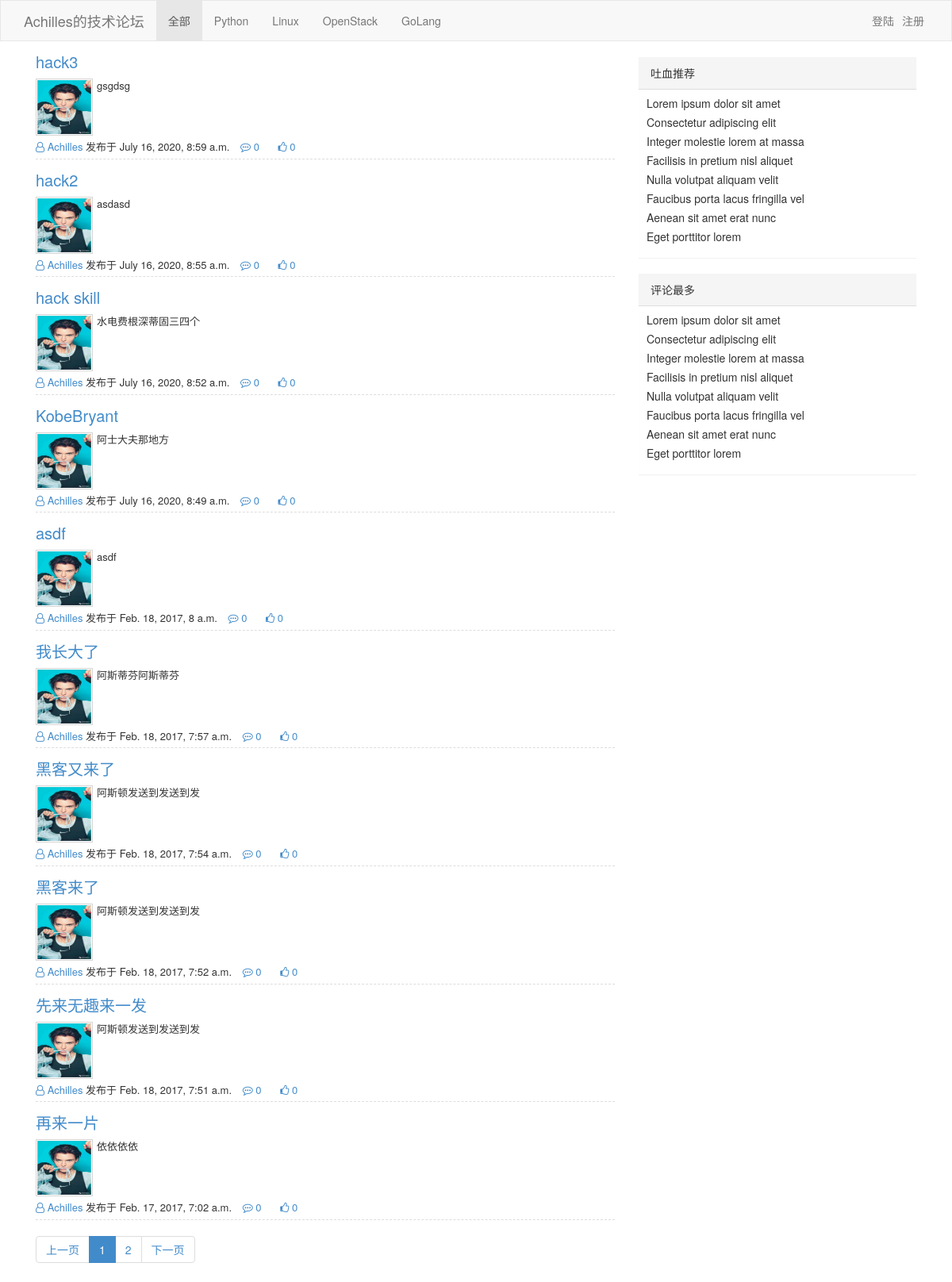
The page / on the database its author committed.
### repository/models.py (models this page shows)
class Article(models.Model):
    nid = models.BigAutoField(primary_key=True)
    title = models.CharField(verbose_name='文章标题', max_length=128)
    summary = models.CharField(verbose_name='文章简介', max_length=255)
    read_count = models.IntegerField(default=0)
    comment_count = models.IntegerField(default=0)
    up_count = models.IntegerField(default=0)  #点赞个数
    down_count = models.IntegerField(default=0)  # 踩的个数
    create_time = models.DateTimeField(verbose_name='创建时间', auto_now_add=True)
    blog = models.ForeignKey(verbose_name='所属博客', on_delete=models.CASCADE, to='Blog', to_field='nid')
    category = models.ForeignKey(verbose_name='文章类型', on_delete=models.CASCADE, to='Category', to_field='nid', null=True)
    type_choices = [
        (1, "Python"),
        (2, "Linux"),
        (3, "OpenStack"),
        (4, "GoLang"),
    ]
    article_type_id = models.IntegerField(choices=type_choices, default=None)
    tags = models.ManyToManyField(
        to="Tag",
        through='Article2Tag',
        through_fields=('article', 'tag'),
    )

class Blog(models.Model):
    nid = models.BigAutoField(primary_key=True)
    title = models.CharField(verbose_name='个人博客标题', max_length=64)
    site = models.CharField(verbose_name='个人博客前缀', max_length=32, unique=True)
    theme = models.CharField(verbose_name='博客主题', max_length=32)
    user = models.OneToOneField(to='UserInfo', on_delete=models.CASCADE, to_field='nid')

class UserInfo(models.Model):
    nid = models.BigAutoField(primary_key=True)
    username = models.CharField(verbose_name='用户名', max_length=32, unique=True)
    password = models.CharField(verbose_name='密码', max_length=64)
    nickname = models.CharField(verbose_name='昵称', max_length=32)
    email = models.EmailField(verbose_name='邮箱', unique=True)
    avatar = models.ImageField(verbose_name='头像')
    create_time = models.DateTimeField(verbose_name='创建时间', auto_now_add=True)
    fans = models.ManyToManyField(verbose_name='粉丝们',
                                  to='UserInfo',
                                  through='UserFans',
                                  related_name='f',
                                  through_fields=('user', 'follower'))

### web/views/home.py (the view)
# urls.py: url(r'^all/(?P<article_type_id>\d+).html$', home.index, name='index'),
def index(request, *args, **kwargs):
    article_type_list = models.Article.type_choices
    if kwargs:
        article_type_id = int(kwargs['article_type_id'])
        base_url = reverse('index',kwargs=kwargs)
    else:
        article_type_id = None
        base_url = '/'
    data_count = article_list = models.Article.objects.filter(**kwargs).count()
    page_obj = Pagination(request.GET.get('p'),data_count)
    article_list = models.Article.objects.filter(**kwargs).order_by('-nid')[page_obj.start:page_obj.end]
    page_str = page_obj.page_str(base_url)
    return render(
        request,
        'index.html',
        {
            'article_list': article_list,
            'article_type_id': article_type_id,
            'article_type_list': article_type_list,
            'page_str': page_str,
        }
    )

### utils/pagination.py (called while the page is built)
    @property
    def start(self):
        return (self.current_page - 1) * self.per_page_count

    @property
    def end(self):
        return self.current_page * self.per_page_count

    @property
    def total_count(self):
        v, y = divmod(self.data_count, self.per_page_count)
        if y:
            v += 1
        return v

### templates/index.html (shortened to what this page needs)
<!DOCTYPE html>
<html>
<head lang="en">
    <link rel="stylesheet" href="/static/plugins/bootstrap/css/bootstrap.css"/>
    <link rel="stylesheet" href="/static/plugins/font-awesome/css/font-awesome.css"/>
    <link rel="stylesheet" href="/static/css/edmure.css"/>
    <link rel="stylesheet" href="/static/css/commons.css"/>
    <link rel="stylesheet" href="/static/css/row-avatar.css"/>
</head>
<body>
{% include 'include/header.html' %}
<div class="container">
    <div>
        <div class="col-md-8">
            <div class="article-list">
                {% for row in article_list %}
                    <div class="article-item clearfix">
                        <h3><a href="#">{{ row.title }}</a></h3>
                        <div class="clearfix">
                            <a class="avatar left" href="/backend/index.html">
                                <img src="/static/imgs/avatar/sport.jpg">
                            </a>
                            {{ row.summary }}
                        </div>
                        <div class="footers">
                            <a href="#">
                                <i class="fa fa-user-o" aria-hidden="true"></i>
                                <span>{{ row.blog.user.nickname }}</span>
                            </a>
                            <span>发布于 {{ row.create_time }}</span>
                            <a href="#" class="ele">
                                <i class="fa fa-commenting-o" aria-hidden="true"></i>
                                <span>{{ row.comment_count }}</span>
                            </a>
                            <a href="#" class="ele">
                                <i class="fa fa-thumbs-o-up" aria-hidden="true"></i>
                                <span>{{ row.up_count }}</span>
                            </a>
                        </div>
                    </div>
                {% endfor %}
            </div>
            <div class="clearfix">
                <ul class="pagination">
                    {{ page_str }}
                </ul>
            </div>
        </div>
        <div class="col-md-4">
            <div class="panel panel-default hot-recommend">
                <div class="panel-heading">吐血推荐</div>
                <div class="panel-body">
                    <ul class="list-unstyled">
                        <li>Lorem ipsum dolor sit amet</li>
                        <li>Consectetur adipiscing elit</li>
                        <li>Integer molestie lorem at massa</li>
                        <li>Facilisis in pretium nisl aliquet</li>
                        <li>Nulla volutpat aliquam velit
                        </li>
                        <li>Faucibus porta lacus fringilla vel</li>
                        <li>Aenean sit amet erat nunc</li>
                        <li>Eget porttitor lorem</li>
                    </ul>
                </div>
            </div>
            <div class="panel panel-default hot-comment">
                <div class="panel-heading">评论最多</div>
                <div class="panel-body">
                    <ul class="list-unstyled">
                        <li>Lorem ipsum dolor sit amet</li>
                        <li>Consectetur adipiscing elit</li>
                        <li>Integer molestie lorem at massa</li>
                        <li>Facilisis in pretium nisl aliquet</li>
                        <li>Nulla volutpat aliquam velit
                        </li>
                        <li>Faucibus porta lacus fringilla vel</li>
                        <li>Aenean sit amet erat nunc</li>
                        <li>Eget porttitor lorem</li>
                    </ul>
                </div>
            </div>
        </div>
    </div>
</div>
</body>
</html>

### templates/include/header.html (shortened to what this page needs)
<nav class="navbar navbar-default" role="navigation">
    <div class="container">
        <div class="navbar-header">
            <a class="navbar-brand" href="#">Achilles的技术论坛</a>
        </div>
        <div class="collapse navbar-collapse" id="bs-example-navbar-collapse-1">
            <ul class="nav navbar-nav">
                {% if not article_type_id %}
                    <li class="active"><a href="/">全部</a></li>
                    {% else %}
                    <li><a href="/">全部</a></li>
                {% endif %}
                {% for item in article_type_list %}
                    {% if item.0 == article_type_id %}
                        <li class="active"><a href="/all/{{ item.0 }}.html">{{ item.1 }}</a></li>
                    {% else %}
                        <li><a href="/all/{{ item.0 }}.html">{{ item.1 }}</a></li>
                    {% endif %}
                {% endfor %}
            </ul>
            <ul class="nav navbar-nav navbar-right ">
                {% if request.session.user_info %}
                    <li>
                        <a href="/backend/index.html">{{ request.session.user_info.nickname }}</a>
                    </li>
                    {% if  request.session.user_info.blog__site %}
                        <li><a style="padding-left: 0;padding-right: 0;">·</a></li>
                        <li>
                            <a href="/{{ request.session.user_info.blog__site }}.html">我的博客</a>
                        </li>
                    {% endif %}
                    <li><a style="padding-left: 0;padding-right: 0;">·</a></li>
                    <li><a href="/backend/index.html">管理</a></li>
                    <li><a style="padding-left: 0;padding-right: 0;">|</a></li>
                    <li><a href="/logout.html">退出</a></li>
                {% else %}
                    <li><a href="/login.html">登陆</a></li>
                    <li><a href="/register.html">注册</a></li>
                {% endif %}
            </ul>
        </div>
    </div>
</nav>

### static/css/edmure.css (style rules this page uses)
.navbar { border-radius: 0; margin-bottom: 0; }
@media (min-width: 768px) { .container { width: 750px; } }
@media (min-width: 992px) { .container { width: 970px; } }
@media (min-width: 1200px) { .container { width: 1170px; } }
.hot-recommend, .hot-comment { border-radius: 0; border: 0; margin-top: 20px; }
.hot-recommend .panel-heading, .hot-comment .panel-heading { border-radius: 0; }
.hot-recommend .panel-body, .hot-comment .panel-body { padding: 5px 10px; }
.hot-recommend li, .hot-comment li { padding: 2px 0; }
.navbar-right li a { padding-left: 5px; padding-right: 5px; }

### static/css/commons.css (style rules this page uses)
img { border: 0; }
.left { float: left; }

### static/css/row-avatar.css (style rules this page uses)
.article-item { font-size: 13px; border-bottom: 1px dashed #dddddd; padding: 5px 0; }
.article-item h3 { margin-top: 10px; font-size: 20px; }
.article-item .avatar { border: 1px solid #d5d5d5;margin-right: 5px; }
.article-item .avatar img { width: 70px;height: 70px;padding: 1px; }
.article-item .footers { padding: 5px 0 0 0; }
.article-item .footers .ele { margin: 0 10px; }

### rows shown on the page
Article: title "hack3", summary "gsgdsg", blog.user.nickname "Achilles", create_time "July 16, 2020, 8:59 a.m.", comment_count "0", up_count "0"
Article: title "hack2", summary "asdasd", blog.user.nickname "Achilles", create_time "July 16, 2020, 8:55 a.m.", comment_count "0", up_count "0"
Article: title "hack skill", summary "水电费根深蒂固三四个", blog.user.nickname "Achilles", create_time "July 16, 2020, 8:52 a.m.", comment_count "0", up_count "0"
Article: title "KobeBryant", summary "阿士大夫那地方", blog.user.nickname "Achilles", create_time "July 16, 2020, 8:49 a.m.", comment_count "0", up_count "0"
Article: title "asdf", summary "asdf", blog.user.nickname "Achilles", create_time "Feb. 18, 2017, 8 a.m.", comment_count "0", up_count "0"
Article: title "我长大了", summary "阿斯蒂芬阿斯蒂芬", blog.user.nickname "Achilles", create_time "Feb. 18, 2017, 7:57 a.m.", comment_count "0", up_count "0"
Article: title "黑客又来了", summary "阿斯顿发送到发送到发", blog.user.nickname "Achilles", create_time "Feb. 18, 2017, 7:54 a.m.", comment_count "0", up_count "0"
Article: title "黑客来了", summary "阿斯顿发送到发送到发", blog.user.nickname "Achilles", create_time "Feb. 18, 2017, 7:52 a.m.", comment_count "0", up_count "0"
Article: title "先来无趣来一发", summary "阿斯顿发送到发送到发", blog.user.nickname "Achilles", create_time "Feb. 18, 2017, 7:51 a.m.", comment_count "0", up_count "0"
Article: title "再来一片", summary "依依依依", blog.user.nickname "Achilles", create_time "Feb. 17, 2017, 7:02 a.m.", comment_count "0", up_count "0"

### other values the page prints
{{ item.1 }} "Python" "Linux" "OpenStack" "GoLang"
{{ page_str }} "上一页 1 2 下一页"
